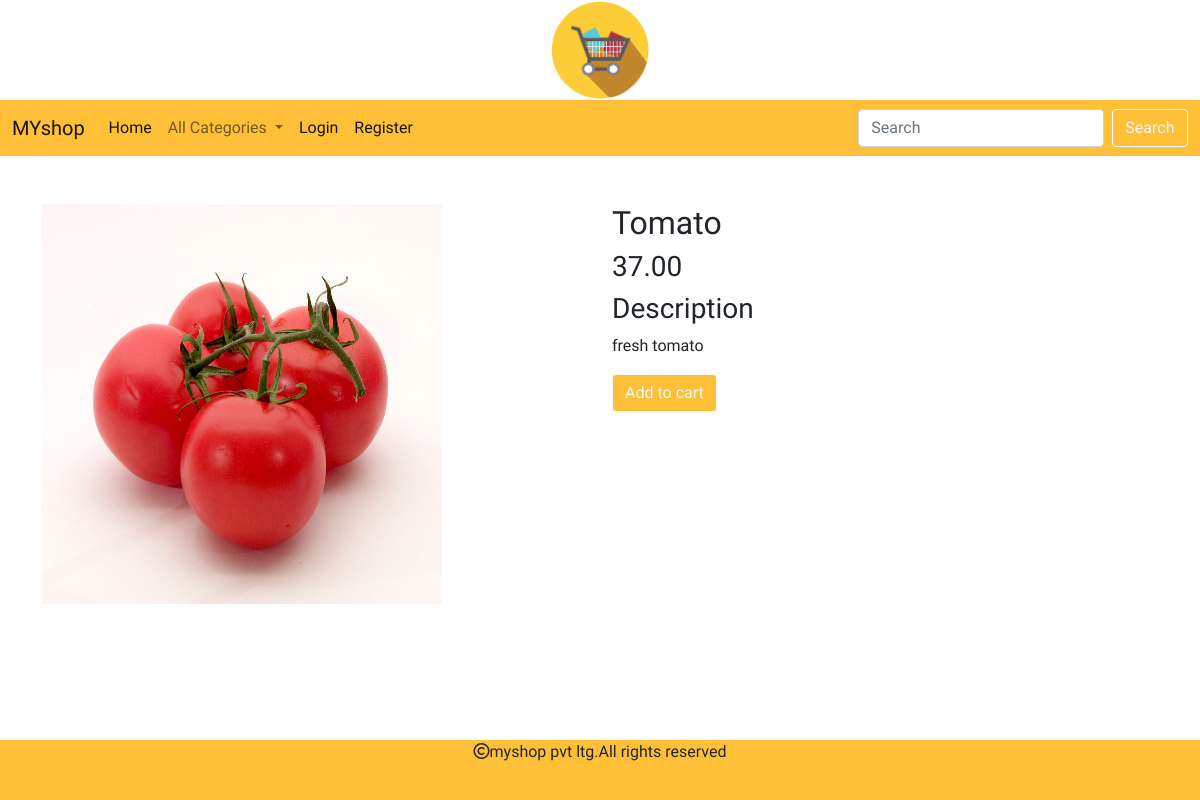
The page /details/tomato on the database its author committed.
### shop/models.py (models this page shows, shortened)
class Product(models.Model):
    name=models.CharField(max_length=200,unique=True)
    slug=models.SlugField(max_length=250,unique=True)
    description=models.TextField(blank=True)
    price=models.DecimalField(max_digits=10,decimal_places=2)
    category=models.ForeignKey(Category,on_delete=models.CASCADE)
    image=models.ImageField(upload_to='img/product',null=True,blank=True)
    stock=models.IntegerField()
    available=models.BooleanField(default=True)
    created=models.DateTimeField(auto_now_add=True)
    updated=models.DateTimeField(auto_now=True)

### shop/views.py (the view)
# urls.py: path('details/<slug:p>',views.details,name="details"),
def details(request,p):
    e=Product.objects.get(slug=p)
    return render(request,'details.html',{'e':e})

### cart/context_processors.py (called while the page is built, shortened)
def counter(request):
    item_count=0
    return {'item_count':item_count}

### shop/context_processors.py (called while the page is built)
def menu_links(request):
    links=Category.objects.all()
    return {'links':links}

### templates/details.html
{% extends 'base.html' %}
{% load static %}
{% block content %}
<div class="container" style="margin-bottom:100px;">
  <div class="row">
    <div class="col-sm-6 mt-5">
      <img src="{{e.image.url}}" height="400px" width="400px">
    </div>
    <div class="col-sm-6 mt-5">
      <h2>{{e.name}}</h2>
      <h3>{{e.price}}</h3>
      <h3>Description</h3>
      <p style="text-alighn:justify">{{e.description}}</p>
      {% if e.stock <= 0 %}
      <h2>Out of stock</h2>
      {% else %}
      <a href="{% url 'cart:add_cart' e.id %}" class="btn btn-primary btn-outline-light">Add to cart</a>
      {% endif %}
    </div>
  </div>
</div>
{% endblock %}

### static/css/custom.css (style rules this page uses)
body { font-family: 'Belanosima', sans-serif; }

### templates/base.html (style rules this page uses)
.btn-primary { background-color:#ffc038; }

### rows shown on the page
Product: image (picture), name "Tomato", price "37.00", description "fresh tomato"
